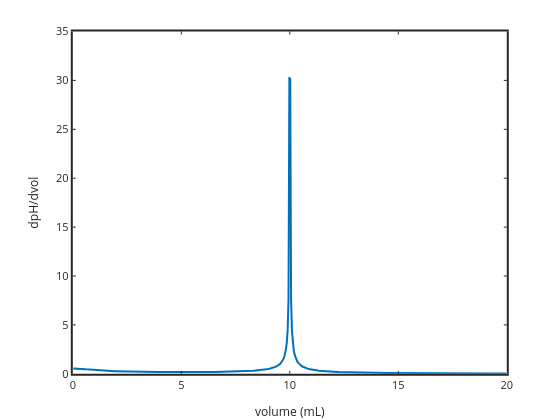

Notebook code for this chart:
### Code cell
%plot -s 600,500 -f 'svg'
N=length(vol); dpH=diff(pH); dvol=diff(vol); plotvol=vol(1:N-1)+dvol/2; 
dpHbydvol=dpH./dvol;

plot(plotvol,dpHbydvol,'linewidth',2); xlabel('volume (mL)'); ylabel('dpH/dvol')
set(gca,'fontsize',11,'linewidth',2)
title('1st derivative HA titrated with NaOH')

[endptpH,index]=max(dpHbydvol); endptvol=plotvol(index)

### Figure 1 — Plotly figure (JSON) as saved in the notebook; plotly's stock layout.template omitted (floating-point values rounded to 4 significant figures; data arrays with more than 128 entries replaced by an {"elided": "..."} marker saying what was removed)
{"data": [{"line": {"color": "rgb(0,113,188)", "dash": "solid", "width": 2}, "marker": {"color": "rgb(0,113,188)", "line": {"color": "rgb(0,113,188)"}, "size": 6, "symbol": "none"}, "mode": "lines", "name": "", "showlegend": false, "type": "scatter", "visibility": true, "x": {"elided": "500 float values"}, "xaxis": "x", "y": {"elided": "500 float values"}, "yaxis": "y"}], "layout": {"height": 420, "hovermode": "closest", "margin": {"b": 0, "l": 0, "r": 0, "t": 0}, "plot_bgcolor": "rgba(0,0,0,0)", "showlegend": false, "width": 560, "xaxis": {"anchor": "y", "autorange": false, "domain": [0.13, 0.905], "exponentformat": "none", "gridcolor": "rgba(38,38,38,0.15)", "gridwidth": 2, "linecolor": "rgb(38,38,38)", "linewidth": 2, "mirror": "ticks", "range": [0, 20], "showgrid": false, "showline": true, "side": "bottom", "spikedash": "solid", "spikemode": "across", "spikesides": false, "spikethickness": 1, "tickangle": 0, "tickcolor": "rgb(38,38,38)", "tickfont": {"color": "rgb(38,38,38)", "size": 11}, "ticklen": 3, "ticks": "inside", "ticktext": ["0", "5", "10", "15", "20"], "tickvals": [0, 5, 10, 15, 20], "title": {"font": {"color": "rgb(38,38,38)", "size": 12.1}, "text": "volume (mL)"}, "type": "linear", "visible": true, "zeroline": false}, "yaxis": {"anchor": "x", "autorange": false, "domain": [0.11, 0.925], "exponentformat": "none", "gridcolor": "rgba(38,38,38,0.15)", "gridwidth": 2, "linecolor": "rgb(38,38,38)", "linewidth": 2, "mirror": "ticks", "range": [0, 35], "showgrid": false, "showline": true, "side": "left", "spikedash": "solid", "spikemode": "across", "spikesides": false, "spikethickness": 1, "tickangle": 0, "tickcolor": "rgb(38,38,38)", "tickfont": {"color": "rgb(38,38,38)", "size": 11}, "ticklen": 3, "ticks": "inside", "ticktext": ["0", "5", "10", "15", "20", "25", "30", "35"], "tickvals": [0, 5, 10, 15, 20, 25, 30, 35], "title": {"font": {"color": "rgb(38,38,38)", "size": 12.1}, "text": "dpH/dvol"}, "type": "linear", "visible": true, "zeroline": false}}}
